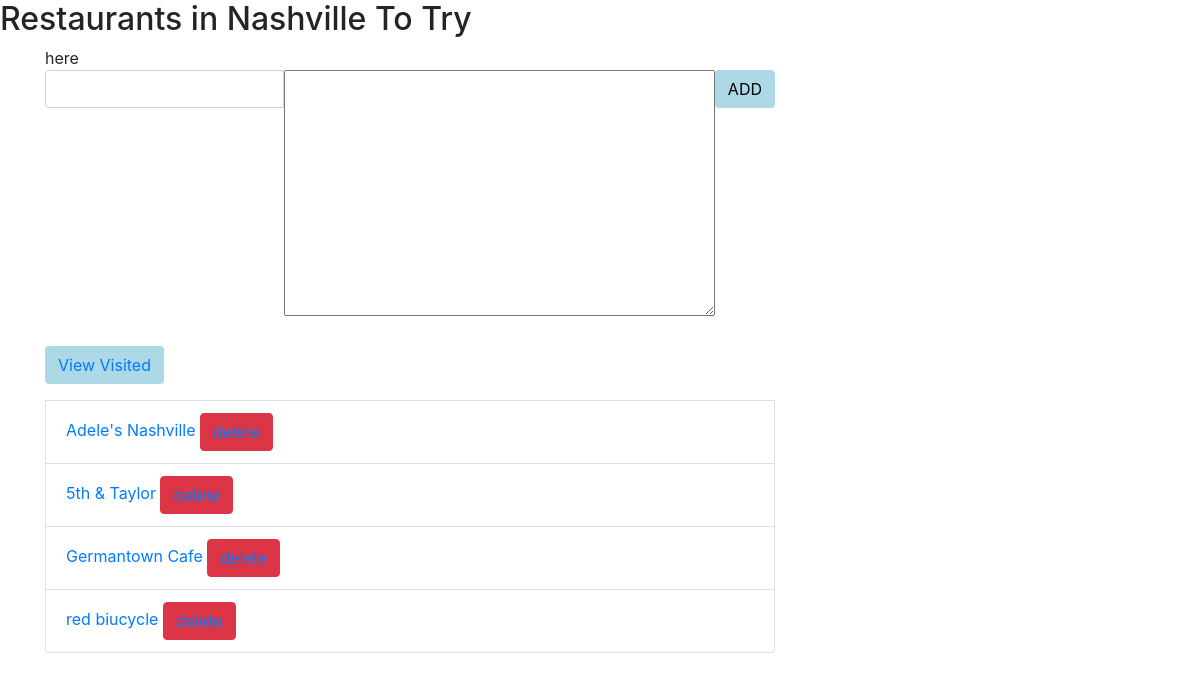
The page / on the database its author committed.
### todo/models.py (models this page shows, shortened)
class Restaurant(models.Model):
    text = models.CharField(max_length=100)
    visited = models.BooleanField(default=False)
    comment = models.CharField(max_length=280)

### todo/views.py (the view)
# urls.py: url(r'^$', views.index, name='index'),
def index(request):
    restaurant_list = Restaurant.objects.order_by('id')
    form = TodoForm()
    context = {'restaurant_list': restaurant_list, 'form': form}
    return render(request, 'index.html', context)

### todo/forms.py
class TodoForm(forms.Form):
    text = forms.CharField(max_length=100,
                           widget=forms.TextInput(
                               attrs={'class': 'form-control', 'aria-describedby': 'add-btn'}))
    comment = forms.CharField(max_length=280,
                              widget=forms.Textarea())

### todo/templates/index.html (shortened to what this page needs)
{% extends "base.html" %}
{% block title %}<h2>Restaurants in Nashville To Try</h2>{% endblock %}
{% block content %}
    <form action="{% url 'add' %}" method="POST" role="form">
        <div class="form-group">
            <div class="input-group">
            {{ form.text }}
                <div>
                {{ form.comment }}
                </div>
            <span class="input-group-btn">
                <button type="submit" class="btn btn-default" id="
                add-btn">ADD</button>
            </span>
            </div>
            <br>
            <button class="btn btn-default"><a href="{% url 'visited_list' %}">View Visited</a></button>
        </div>
    </form>
    <div class="vue-root">
        {% for restaurant in restaurant_list %}
            {% if restaurant.visited  == False %}
                <a href="{% url 'check_off_restaurant' restaurant.id %}">
                    <span><li class="list-group-item">{{ restaurant.text }}
                    <button class="btn btn-danger"><a href="{% url 'delete_restaurant' restaurant.id %}">delete</a></button>
                    </li></span>
                </a>
                {% endif %}
        {% endfor %}
    </div>
{% endblock %}

### todo/static/styles.css (style rules this page uses)
.list-group-item { color: black; }
.btn { background-color: lightblue; }

### rows shown on the page
Restaurant: text "Adele's Nashville"
Restaurant: text "5th & Taylor"
Restaurant: text "Germantown Cafe"
Restaurant: text "red biucycle"
